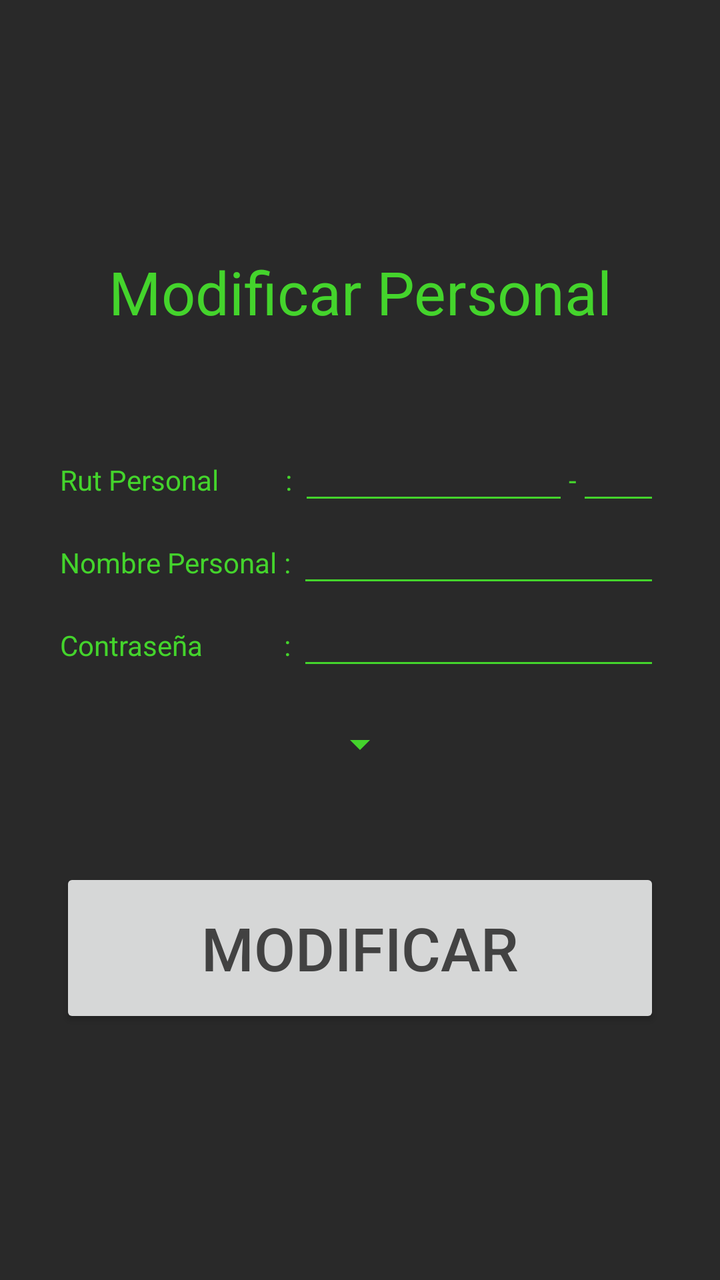
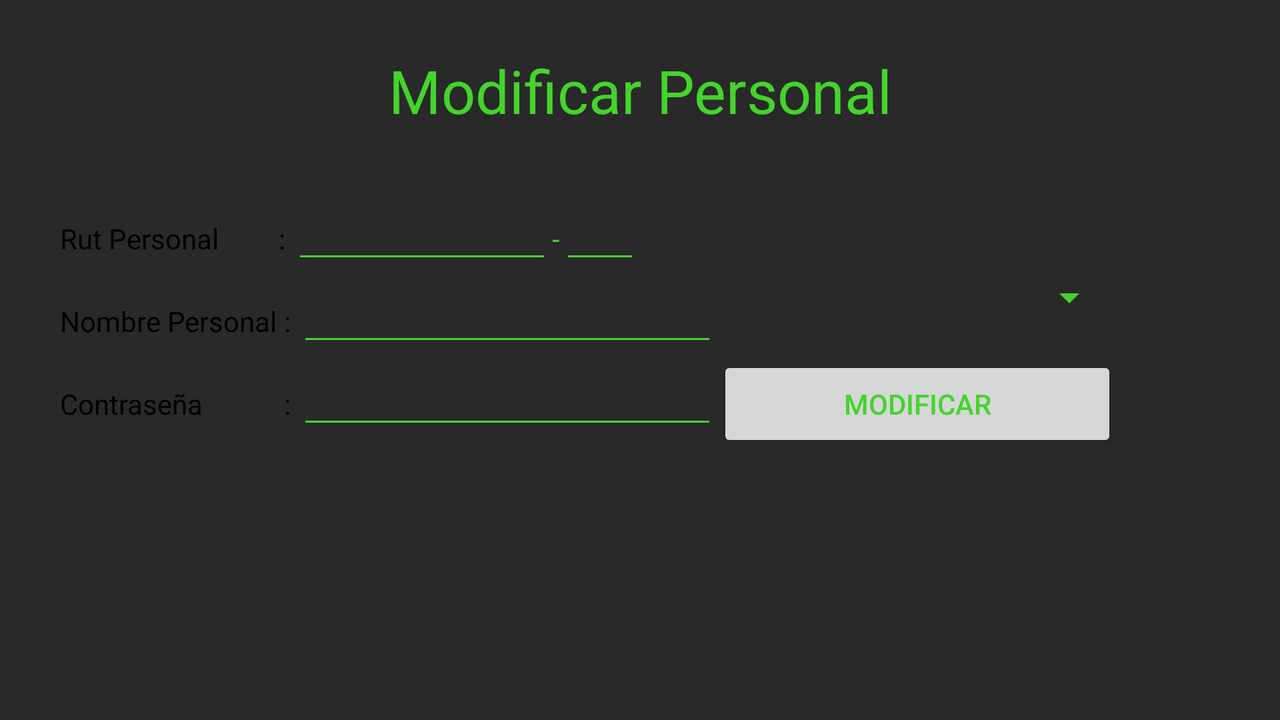

An Android layout and its configuration variant, each rendered on a device that would load it. The default file and the variant file are quoted in full after the pictures.
<!-- AndroidManifest.xml: application theme AppTheme -->
<!-- res/layout/activity_modificar_personal.xml -->
<?xml version="1.0" encoding="utf-8"?>
<RelativeLayout xmlns:android="http://schemas.android.com/apk/res/android"
    xmlns:app="http://schemas.android.com/apk/res-auto"
    xmlns:tools="http://schemas.android.com/tools"
    android:layout_width="match_parent"
    android:layout_height="match_parent"
    tools:context="com.kendito.ote.Organizador.Personal.modificarPersonalActivity"
    android:paddingLeft="30dp"
    android:paddingRight="30dp"
    android:paddingTop="30dp"
    android:paddingBottom="30dp">

    <LinearLayout
        android:layout_width="match_parent"
        android:layout_height="match_parent"
        android:orientation="vertical"
        android:gravity="center">

        <TextView
            android:layout_width="match_parent"
            android:layout_height="wrap_content"
            android:gravity="center"
            android:text="Modificar Personal"
            android:textSize="30dp"
            android:paddingBottom="50dp"/>

        <TableLayout
            android:layout_width="match_parent"
            android:layout_height="wrap_content">

            <TableRow>
                <TextView
                    android:layout_height="wrap_content"
                    android:layout_width="wrap_content"
                    android:text="Rut Personal         "
                    android:textColor="@color/colorAccent"/>
                <TextView
                    android:layout_height="wrap_content"
                    android:layout_width="wrap_content"
                    android:text=" : "
                    android:textColor="@color/colorAccent"/>
                <EditText
                    android:id="@+id/rutPersonalModificar"
                    android:layout_height="wrap_content"
                    android:layout_width="135dp"
                    android:ems="10"
                    android:inputType="number"
                    android:maxLength="8"
                    android:nextFocusDown="@+id/txtEditDVM"
                    android:textColor="@color/colorAccent"
                    android:enabled="false"/>
                <TextView
                    android:layout_width="wrap_content"
                    android:layout_height="wrap_content"
                    android:text="-"
                    android:textColor="@color/colorAccent"/>
                <EditText
                    android:id="@+id/txtEditDVM"
                    android:layout_width="wrap_content"
                    android:layout_weight="1"
                    android:layout_height="match_parent"
                    android:ems="10"
                    android:gravity="center"
                    android:inputType="textPersonName"
                    android:maxLength="1"
                    android:textColor="@color/colorAccent"
                    android:enabled="false"/>
            </TableRow>

        </TableLayout>

        <TableLayout
            android:layout_width="wrap_content"
            android:layout_height="wrap_content">
            <TableRow>
                <TextView
                    android:text="Nombre Personal"
                    android:textColor="@color/colorAccent"/>
                <TextView
                    android:text=" : "
                    android:textColor="@color/colorAccent"/>
                <EditText
                    android:id="@+id/nombrePersonalModifiar"
                    android:layout_height="wrap_content"
                    android:layout_width="wrap_content"
                    android:layout_weight="1"
                    android:ems="10"
                    android:inputType="textPersonName"
                    android:textColor="@color/colorAccent"/>
            </TableRow>
            <TableRow>
                <TextView
                    android:text="Contraseña"
                    android:textColor="@color/colorAccent"/>
                <TextView
                    android:text=" : "
                    android:textColor="@color/colorAccent"/>
                <EditText
                    android:id="@+id/contrasenaPersonalModificar"
                    android:layout_height="wrap_content"
                    android:layout_width="wrap_content"
                    android:layout_weight="1"
                    android:ems="10"
                    android:inputType="textPersonName"
                    android:textColor="@color/colorAccent"/>
            </TableRow>

        </TableLayout>

        <TableLayout
            android:layout_width="match_parent"
            android:layout_height="wrap_content"
            android:gravity="center">

            <TableRow
                android:gravity="center"
                android:paddingBottom="50dp"
                android:paddingTop="20dp">
                <Spinner
                    android:layout_width="wrap_content"
                    android:layout_height="wrap_content"
                    android:id="@+id/SpiMPTipoPersonal">
                </Spinner>
            </TableRow>


        </TableLayout>

        <Button
            android:id="@+id/btnModificarPersonal"
            android:layout_width="match_parent"
            android:layout_height="80dp"
            android:text="MODIFICAR"
            android:textSize="30dp"
            android:textColor="@color/cardview_dark_background"/>


    </LinearLayout>


</RelativeLayout>
<!-- resources referenced by this layout -->
<resources>
  <color name="colorAccent">#44d42c</color>
  <!-- from res/values-v21/ -->
  <style name="AppTheme" parent="Theme.AppCompat.DayNight">
          
          <item name="colorPrimary">@color/colorAccent</item>
          <item name="colorAccent">@color/colorAccent</item>
          <item name="android:colorBackground">@color/background_material_light</item>
          <item name="android:colorForeground">@color/foreground_material_light</item>
          <item name="android:textColorPrimary">@android:color/black</item>
          <item name="android:textColorPrimaryInverse">@color/colorAccent</item>
          <item name="android:windowBackground">?android:attr/colorBackground</item>
          <item name="android:textColorSecondary">@color/colorAccent</item>
          <item name="android:textColor">@color/colorAccent</item>
          <item name="android:statusBarColor">@color/negro</item>
      </style>
  <color name="background_material_light">#292929</color>
  <color name="foreground_material_light">#e5dddd</color>
  <color name="negro">#000000</color>
</resources>
<!-- res/layout-land/activity_modificar_personal.xml (the author's variant of the layout above) -->
<!-- drawn on the phone turned sideways -->
<?xml version="1.0" encoding="utf-8"?>
<RelativeLayout xmlns:android="http://schemas.android.com/apk/res/android"
    android:orientation="vertical" android:layout_width="match_parent"
    android:layout_height="match_parent"
    android:paddingLeft="30dp"
    android:paddingRight="30dp"
    android:paddingTop="25dp"
    android:paddingBottom="30dp">

    <LinearLayout
        android:layout_width="match_parent"
        android:layout_height="match_parent"
        android:orientation="vertical">

        <TextView
            android:layout_width="match_parent"
            android:layout_height="wrap_content"
            android:gravity="center"
            android:text="Modificar Personal"
            android:textSize="30dp"
            android:paddingBottom="30dp"/>

        <TableLayout
            android:layout_width="match_parent"
            android:layout_height="wrap_content">

            <TableRow>
                <TextView
                    android:layout_height="wrap_content"
                    android:layout_width="wrap_content"
                    android:text="Rut Personal        "
                    android:textColor="@android:color/black"/>
                <TextView
                    android:layout_height="wrap_content"
                    android:layout_width="wrap_content"
                    android:text=" : "
                    android:textColor="@android:color/black"/>
                <EditText
                    android:id="@+id/rutPersonalModificar"
                    android:layout_height="wrap_content"
                    android:layout_width="130dp"
                    android:ems="10"
                    android:inputType="number"
                    android:maxLength="8"
                    android:nextFocusDown="@+id/txtEditDVM"/>
                <TextView
                    android:layout_width="wrap_content"
                    android:layout_height="wrap_content"
                    android:text="-" />
                <EditText
                    android:id="@+id/txtEditDVM"
                    android:layout_width="40dp"
                    android:layout_height="match_parent"
                    android:ems="10"
                    android:gravity="center"
                    android:inputType="textPersonName"
                    android:maxLength="1"/>
            </TableRow>

        </TableLayout>

        <TableLayout
            android:layout_width="match_parent"
            android:layout_height="wrap_content">
            <TableRow>
                <TextView
                    android:text="Nombre Personal"
                    android:textColor="@android:color/black"/>
                <TextView
                    android:text=" : "
                    android:textColor="@android:color/black"/>
                <EditText
                    android:id="@+id/nombrePersonalModifiar"
                    android:layout_height="wrap_content"
                    android:layout_width="wrap_content"
                    android:ems="10"
                    android:inputType="textPersonName"/>

                <Spinner
                    android:layout_width="wrap_content"
                    android:layout_height="wrap_content"
                    android:id="@+id/SpiMPTipoPersonal">
                </Spinner>
            </TableRow>
            <TableRow>
                <TextView
                    android:text="Contraseña"
                    android:textColor="@android:color/black"/>
                <TextView
                    android:text=" : "
                    android:textColor="@android:color/black"/>
                <EditText
                    android:id="@+id/contrasenaPersonalModificar"
                    android:layout_height="wrap_content"
                    android:layout_width="wrap_content"
                    android:ems="10"
                    android:inputType="textPersonName"/>

                <Button
                    android:id="@+id/btnModificarPersonal"
                    android:layout_width="200dp"
                    android:layout_height="wrap_content"
                    android:text="MODIFICAR"/>

            </TableRow>

        </TableLayout>


    </LinearLayout>

</RelativeLayout>
<!-- resources referenced by the variant -->
<!-- as the phone turned sideways resolves them -->
<resources>
  <!-- from res/values-v21/ -->
  <style name="AppTheme" parent="Theme.AppCompat.DayNight">
          
          <item name="colorPrimary">@color/colorAccent</item>
          <item name="colorAccent">@color/colorAccent</item>
          <item name="android:colorBackground">@color/background_material_light</item>
          <item name="android:colorForeground">@color/foreground_material_light</item>
          <item name="android:textColorPrimary">@android:color/black</item>
          <item name="android:textColorPrimaryInverse">@color/colorAccent</item>
          <item name="android:windowBackground">?android:attr/colorBackground</item>
          <item name="android:textColorSecondary">@color/colorAccent</item>
          <item name="android:textColor">@color/colorAccent</item>
          <item name="android:statusBarColor">@color/negro</item>
      </style>
  <color name="colorAccent">#44d42c</color>
  <color name="background_material_light">#292929</color>
  <color name="foreground_material_light">#e5dddd</color>
  <color name="negro">#000000</color>
</resources>
